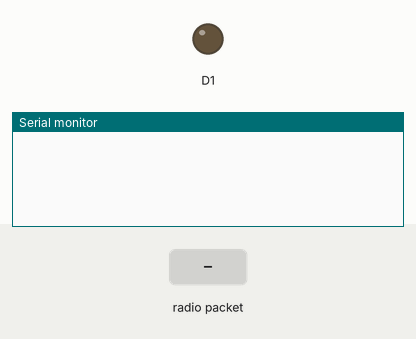
This sketch was run on a simulated ESP8266 (NodeMCU). Shown: output pins drawn as LEDs (lit = HIGH), the last lines printed to the serial monitor. Inputs (shaded band) come from the test bench. No radio packets arrive unless stated.

Above: at 1.8 s.
1.9 s: radio packet "lighton" arrives
At 2.8 s:
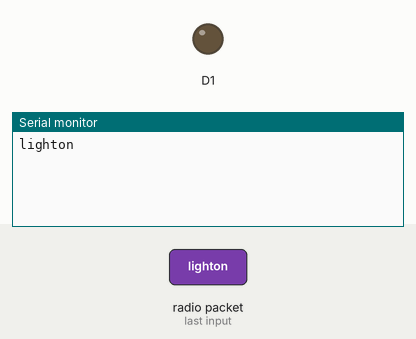
3.5 s: radio packet "1" arrives
At 4.4 s:
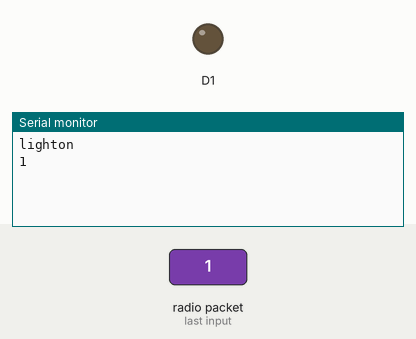

The sketch:

RECEIVER_PR.ino
```cpp
#include <SPI.h>
#include <nRF24L01.h>
#include <RF24.h>
RF24 radio(D4,D8); // CE, CSN
const byte address[6] = "VENKY";
void setup() {
 pinMode(D1,OUTPUT);
 // digitalWtite(7,HIGH);
  Serial.begin(9600);
  radio.begin();
  radio.openReadingPipe(0, address);
  radio.setPALevel(RF24_PA_MIN);
  radio.startListening();
}
void loop() {
  if (radio.available()) {
    char text[32] = "";
    radio.read(&text, sizeof(text));
    Serial.println(text);
    if(text=="lighton"){
      digitalWrite(D1,HIGH);
   // const char text[] = "lighton";
  //radio.write(&text, sizeof(text));
   }
   else
   {
     digitalWrite(D1,LOW);
    //const char text[] = "lightoff";
  //radio.write(&text, sizeof(text));
   }
   }
    delay(1000);
  }
```

Measured:
- after the input at 1.9 s, the serial monitor: prints a new line after 0.11 s (image 1)
- after the input at 3.5 s, the serial monitor: prints a new line after 0.51 s (image 2)
